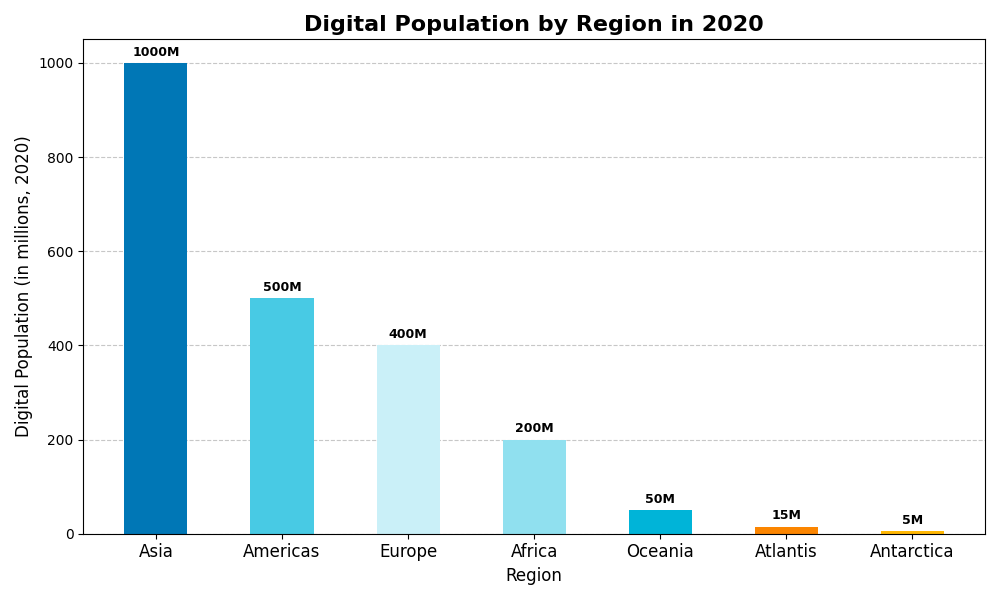

The Python source for this figure:
import matplotlib.pyplot as plt
import numpy as np

# Define regions and the total internet users for the year 2020
regions = ['Americas', 'Europe', 'Asia', 'Africa', 'Oceania', 'Antarctica', 'Atlantis']
internet_users_2020 = [500, 400, 1000, 200, 50, 5, 15]

# Sort regions based on internet users in 2020 in descending order
sorted_indices = np.argsort(internet_users_2020)[::-1]
sorted_regions = [regions[i] for i in sorted_indices]
sorted_internet_users = [internet_users_2020[i] for i in sorted_indices]

colors = ['#48cae4', '#caf0f8', '#0077b6', '#90e0ef', '#00b4d8', '#ffb703', '#fb8500']

fig, ax = plt.subplots(figsize=(10, 6))
bar_positions = np.arange(len(sorted_regions))

# Plotting the bars in sorted order
bars = ax.bar(bar_positions, sorted_internet_users, color=[colors[i] for i in sorted_indices], width=0.5)

# Annotate bars with the value
for bar in bars:
    height = bar.get_height()
    ax.annotate(f'{height}M',
                xy=(bar.get_x() + bar.get_width() / 2, height),
                xytext=(0, 3),
                textcoords="offset points",
                ha='center', va='bottom', fontsize=9, fontweight='bold')

ax.set_xlabel('Region', fontsize=12)
ax.set_xticks(bar_positions)
ax.set_xticklabels(sorted_regions, fontsize=12)
ax.set_ylabel('Digital Population (in millions, 2020)', fontsize=12)
ax.set_title('Digital Population by Region in 2020', fontsize=16, fontweight='bold')

ax.yaxis.grid(True, linestyle='--', alpha=0.7)
ax.set_axisbelow(True)

plt.tight_layout()
plt.show()
